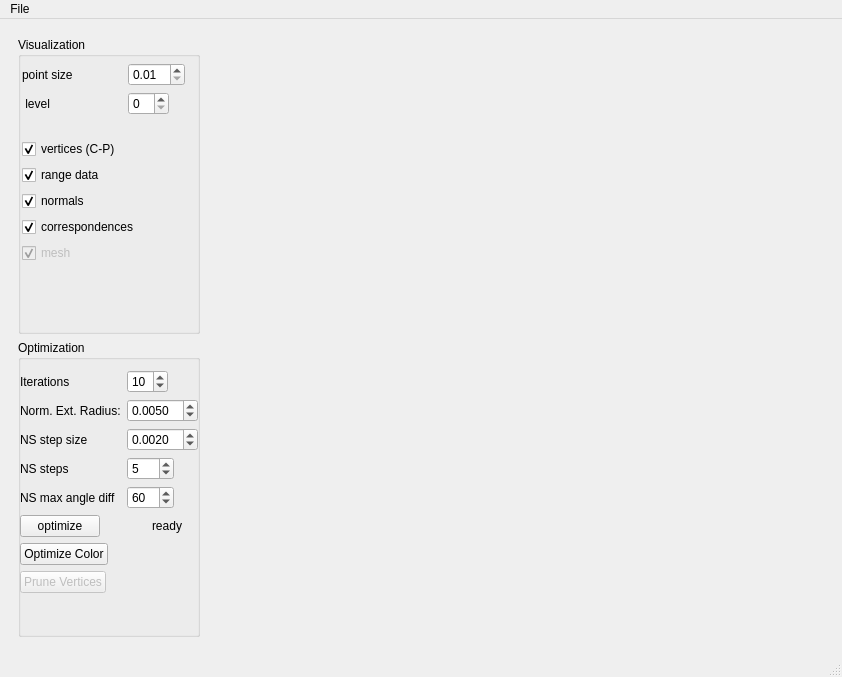
<?xml version="1.0" encoding="UTF-8"?>
<ui version="4.0">
 <class>MainWindow</class>
 <widget class="QMainWindow" name="MainWindow">
  <property name="geometry">
   <rect>
    <x>0</x>
    <y>0</y>
    <width>842</width>
    <height>677</height>
   </rect>
  </property>
  <property name="windowTitle">
   <string>Sparse Surface Adjustment 3D Viewer</string>
  </property>
  <widget class="QWidget" name="centralwidget">
   <layout class="QHBoxLayout" name="horizontalLayout">
    <item>
     <widget class="QWidget" name="widget_2" native="true">
      <property name="maximumSize">
       <size>
        <width>200</width>
        <height>16777215</height>
       </size>
      </property>
      <layout class="QVBoxLayout" name="verticalLayout_2">
       <item>
        <layout class="QVBoxLayout" name="verticalLayout">
         <item>
          <widget class="QGroupBox" name="groupBox_2">
           <property name="title">
            <string>Visualization</string>
           </property>
           <widget class="QWidget" name="layoutWidget">
            <property name="geometry">
             <rect>
              <x>4</x>
              <y>26</y>
              <width>181</width>
              <height>200</height>
             </rect>
            </property>
            <layout class="QVBoxLayout" name="verticalLayout_4">
             <item>
              <layout class="QFormLayout" name="formLayout_2">
               <property name="fieldGrowthPolicy">
                <enum>QFormLayout::ExpandingFieldsGrow</enum>
               </property>
               <item row="0" column="1">
                <widget class="QDoubleSpinBox" name="doubleSpinBox_2">
                 <property name="minimum">
                  <double>0.010000000000000</double>
                 </property>
                 <property name="singleStep">
                  <double>0.010000000000000</double>
                 </property>
                </widget>
               </item>
               <item row="0" column="0">
                <widget class="QLabel" name="label_3">
                 <property name="minimumSize">
                  <size>
                   <width>100</width>
                   <height>0</height>
                  </size>
                 </property>
                 <property name="text">
                  <string>point size</string>
                 </property>
                </widget>
               </item>
               <item row="1" column="0">
                <widget class="QLabel" name="label_7">
                 <property name="minimumSize">
                  <size>
                   <width>100</width>
                   <height>0</height>
                  </size>
                 </property>
                 <property name="text">
                  <string> level</string>
                 </property>
                </widget>
               </item>
               <item row="1" column="1">
                <widget class="QSpinBox" name="spinBox_2"/>
               </item>
              </layout>
             </item>
             <item>
              <layout class="QVBoxLayout" name="verticalLayout_3">
               <item>
                <widget class="QCheckBox" name="checkBox">
                 <property name="text">
                  <string>vertices (C-P)</string>
                 </property>
                 <property name="shortcut">
                  <string>Ctrl+P</string>
                 </property>
                 <property name="checked">
                  <bool>true</bool>
                 </property>
                </widget>
               </item>
               <item>
                <widget class="QCheckBox" name="checkBox_2">
                 <property name="text">
                  <string>range data</string>
                 </property>
                 <property name="shortcut">
                  <string>Ctrl+L</string>
                 </property>
                 <property name="checked">
                  <bool>true</bool>
                 </property>
                </widget>
               </item>
               <item>
                <widget class="QCheckBox" name="checkBox_4">
                 <property name="text">
                  <string>normals</string>
                 </property>
                 <property name="checked">
                  <bool>true</bool>
                 </property>
                </widget>
               </item>
               <item>
                <widget class="QCheckBox" name="checkBox_5">
                 <property name="text">
                  <string>correspondences</string>
                 </property>
                 <property name="checked">
                  <bool>true</bool>
                 </property>
                </widget>
               </item>
               <item>
                <widget class="QCheckBox" name="checkBox_3">
                 <property name="enabled">
                  <bool>false</bool>
                 </property>
                 <property name="text">
                  <string>mesh</string>
                 </property>
                 <property name="shortcut">
                  <string>Ctrl+G</string>
                 </property>
                 <property name="checked">
                  <bool>true</bool>
                 </property>
                </widget>
               </item>
              </layout>
             </item>
            </layout>
           </widget>
          </widget>
         </item>
         <item>
          <widget class="QGroupBox" name="groupBox">
           <property name="title">
            <string>Optimization</string>
           </property>
           <widget class="QWidget" name="layoutWidget">
            <property name="geometry">
             <rect>
              <x>2</x>
              <y>30</y>
              <width>199</width>
              <height>281</height>
             </rect>
            </property>
            <layout class="QFormLayout" name="formLayout">
             <property name="fieldGrowthPolicy">
              <enum>QFormLayout::ExpandingFieldsGrow</enum>
             </property>
             <item row="0" column="0">
              <widget class="QLabel" name="label">
               <property name="minimumSize">
                <size>
                 <width>100</width>
                 <height>0</height>
                </size>
               </property>
               <property name="text">
                <string>Iterations</string>
               </property>
              </widget>
             </item>
             <item row="0" column="1">
              <widget class="QSpinBox" name="spinBox">
               <property name="minimum">
                <number>1</number>
               </property>
               <property name="value">
                <number>10</number>
               </property>
              </widget>
             </item>
             <item row="1" column="0">
              <widget class="QLabel" name="label_2">
               <property name="minimumSize">
                <size>
                 <width>100</width>
                 <height>0</height>
                </size>
               </property>
               <property name="text">
                <string>Norm. Ext. Radius:</string>
               </property>
              </widget>
             </item>
             <item row="1" column="1">
              <widget class="QDoubleSpinBox" name="doubleSpinBox">
               <property name="decimals">
                <number>4</number>
               </property>
               <property name="minimum">
                <double>0.000100000000000</double>
               </property>
               <property name="maximum">
                <double>10.000000000000000</double>
               </property>
               <property name="singleStep">
                <double>0.001000000000000</double>
               </property>
               <property name="value">
                <double>0.005000000000000</double>
               </property>
              </widget>
             </item>
             <item row="8" column="0">
              <widget class="QPushButton" name="pushButton">
               <property name="maximumSize">
                <size>
                 <width>100</width>
                 <height>16777215</height>
                </size>
               </property>
               <property name="text">
                <string>optimize</string>
               </property>
               <property name="shortcut">
                <string>O</string>
               </property>
              </widget>
             </item>
             <item row="8" column="1">
              <widget class="QLabel" name="stateLabel">
               <property name="minimumSize">
                <size>
                 <width>80</width>
                 <height>0</height>
                </size>
               </property>
               <property name="text">
                <string>ready</string>
               </property>
               <property name="alignment">
                <set>Qt::AlignCenter</set>
               </property>
               <property name="margin">
                <number>4</number>
               </property>
              </widget>
             </item>
             <item row="3" column="0">
              <widget class="QLabel" name="label_4">
               <property name="minimumSize">
                <size>
                 <width>100</width>
                 <height>0</height>
                </size>
               </property>
               <property name="text">
                <string>NS step size</string>
               </property>
              </widget>
             </item>
             <item row="3" column="1">
              <widget class="QDoubleSpinBox" name="doubleSpinBox_3">
               <property name="decimals">
                <number>4</number>
               </property>
               <property name="minimum">
                <double>0.000100000000000</double>
               </property>
               <property name="maximum">
                <double>10.000000000000000</double>
               </property>
               <property name="singleStep">
                <double>0.001000000000000</double>
               </property>
               <property name="value">
                <double>0.002000000000000</double>
               </property>
              </widget>
             </item>
             <item row="5" column="0">
              <widget class="QLabel" name="label_5">
               <property name="minimumSize">
                <size>
                 <width>100</width>
                 <height>0</height>
                </size>
               </property>
               <property name="text">
                <string>NS steps</string>
               </property>
              </widget>
             </item>
             <item row="5" column="1">
              <widget class="QDoubleSpinBox" name="doubleSpinBox_4">
               <property name="decimals">
                <number>0</number>
               </property>
               <property name="minimum">
                <double>0.000000000000000</double>
               </property>
               <property name="maximum">
                <double>100.000000000000000</double>
               </property>
               <property name="singleStep">
                <double>1.000000000000000</double>
               </property>
               <property name="value">
                <double>5.000000000000000</double>
               </property>
              </widget>
             </item>
             <item row="7" column="0">
              <widget class="QLabel" name="label_6">
               <property name="minimumSize">
                <size>
                 <width>100</width>
                 <height>0</height>
                </size>
               </property>
               <property name="text">
                <string>NS max angle diff</string>
               </property>
              </widget>
             </item>
             <item row="7" column="1">
              <widget class="QDoubleSpinBox" name="doubleSpinBox_5">
               <property name="decimals">
                <number>0</number>
               </property>
               <property name="minimum">
                <double>0.000000000000000</double>
               </property>
               <property name="maximum">
                <double>360.000000000000000</double>
               </property>
               <property name="singleStep">
                <double>1.000000000000000</double>
               </property>
               <property name="value">
                <double>60.000000000000000</double>
               </property>
              </widget>
             </item>
             <item row="10" column="0">
              <widget class="QPushButton" name="pushButton_3">
               <property name="enabled">
                <bool>true</bool>
               </property>
               <property name="maximumSize">
                <size>
                 <width>100</width>
                 <height>16777215</height>
                </size>
               </property>
               <property name="text">
                <string>Optimize Color</string>
               </property>
               <property name="shortcut">
                <string>O</string>
               </property>
              </widget>
             </item>
             <item row="11" column="0">
              <widget class="QPushButton" name="pushButton_2">
               <property name="enabled">
                <bool>false</bool>
               </property>
               <property name="maximumSize">
                <size>
                 <width>100</width>
                 <height>16777215</height>
                </size>
               </property>
               <property name="text">
                <string>Prune Vertices</string>
               </property>
               <property name="shortcut">
                <string>O</string>
               </property>
              </widget>
             </item>
            </layout>
           </widget>
          </widget>
         </item>
        </layout>
       </item>
      </layout>
     </widget>
    </item>
    <item>
     <widget class="ssa::SSA3DglWidget" name="ssaGLWidget" native="true">
      <property name="maximumSize">
       <size>
        <width>16777215</width>
        <height>16777215</height>
       </size>
      </property>
     </widget>
    </item>
   </layout>
  </widget>
  <widget class="QMenuBar" name="menubar">
   <property name="geometry">
    <rect>
     <x>0</x>
     <y>0</y>
     <width>842</width>
     <height>21</height>
    </rect>
   </property>
   <widget class="QMenu" name="menuFile">
    <property name="title">
     <string>File</string>
    </property>
    <addaction name="actionOpen"/>
    <addaction name="actionSave"/>
    <addaction name="separator"/>
    <addaction name="actionQuit"/>
    <addaction name="actionSave_FMap"/>
   </widget>
   <addaction name="menuFile"/>
  </widget>
  <widget class="QStatusBar" name="statusbar"/>
  <action name="actionOpen">
   <property name="text">
    <string>Open</string>
   </property>
   <property name="shortcut">
    <string>Alt+O</string>
   </property>
   <property name="softKeyRole">
    <enum>QAction::NoSoftKey</enum>
   </property>
  </action>
  <action name="actionSave">
   <property name="text">
    <string>Save</string>
   </property>
   <property name="shortcut">
    <string>Alt+S</string>
   </property>
  </action>
  <action name="actionQuit">
   <property name="text">
    <string>Quit</string>
   </property>
   <property name="shortcut">
    <string>Alt+Q</string>
   </property>
  </action>
  <action name="actionSave_FMap">
   <property name="text">
    <string>Save FMap</string>
   </property>
  </action>
 </widget>
 <customwidgets>
  <customwidget>
   <class>ssa::SSA3DglWidget</class>
   <extends>QWidget</extends>
   <header>ssa/apps/ssa_viewer_3d/ssa_3d_qglviewer_widget.h</header>
   <container>1</container>
   <slots>
    <slot>setOptimize()</slot>
    <slot>setIterations(int)</slot>
    <slot>setDAMaxDist(double)</slot>
    <slot>setPointSize(double)</slot>
    <slot>openFile()</slot>
    <slot>setStrategie(int)</slot>
    <slot>setDrawVertices(int)</slot>
    <slot>setDrawLandmarkVertices(int)</slot>
    <slot>setDrawNormals(int)</slot>
    <slot>setDrawCorrespondences(int)</slot>
    <slot>setDrawMesh(int)</slot>
    <slot>setDrawGrid(int)</slot>
    <slot>saveFile()</slot>
    <slot>saveFMap()</slot>
    <slot>prune()</slot>
    <slot>solveDA()</slot>
    <slot>setDrawLevel(int)</slot>
    <slot>Gen3DObjectList_update()</slot>
   </slots>
  </customwidget>
 </customwidgets>
 <resources/>
 <connections>
  <connection>
   <sender>actionQuit</sender>
   <signal>activated()</signal>
   <receiver>MainWindow</receiver>
   <slot>close()</slot>
   <hints>
    <hint type="sourcelabel">
     <x>-1</x>
     <y>-1</y>
    </hint>
    <hint type="destinationlabel">
     <x>399</x>
     <y>299</y>
    </hint>
   </hints>
  </connection>
  <connection>
   <sender>pushButton</sender>
   <signal>clicked()</signal>
   <receiver>ssaGLWidget</receiver>
   <slot>setOptimize()</slot>
   <hints>
    <hint type="sourcelabel">
     <x>65</x>
     <y>95</y>
    </hint>
    <hint type="destinationlabel">
     <x>497</x>
     <y>338</y>
    </hint>
   </hints>
  </connection>
  <connection>
   <sender>spinBox</sender>
   <signal>valueChanged(int)</signal>
   <receiver>ssaGLWidget</receiver>
   <slot>setIterations(int)</slot>
   <hints>
    <hint type="sourcelabel">
     <x>138</x>
     <y>39</y>
    </hint>
    <hint type="destinationlabel">
     <x>497</x>
     <y>338</y>
    </hint>
   </hints>
  </connection>
  <connection>
   <sender>doubleSpinBox_2</sender>
   <signal>valueChanged(double)</signal>
   <receiver>ssaGLWidget</receiver>
   <slot>setPointSize(double)</slot>
   <hints>
    <hint type="sourcelabel">
     <x>142</x>
     <y>59</y>
    </hint>
    <hint type="destinationlabel">
     <x>522</x>
     <y>338</y>
    </hint>
   </hints>
  </connection>
  <connection>
   <sender>actionOpen</sender>
   <signal>activated()</signal>
   <receiver>ssaGLWidget</receiver>
   <slot>openFile()</slot>
   <hints>
    <hint type="sourcelabel">
     <x>-1</x>
     <y>-1</y>
    </hint>
    <hint type="destinationlabel">
     <x>522</x>
     <y>338</y>
    </hint>
   </hints>
  </connection>
  <connection>
   <sender>checkBox</sender>
   <signal>stateChanged(int)</signal>
   <receiver>ssaGLWidget</receiver>
   <slot>setDrawVertices(int)</slot>
   <hints>
    <hint type="sourcelabel">
     <x>96</x>
     <y>89</y>
    </hint>
    <hint type="destinationlabel">
     <x>522</x>
     <y>338</y>
    </hint>
   </hints>
  </connection>
  <connection>
   <sender>checkBox_2</sender>
   <signal>stateChanged(int)</signal>
   <receiver>ssaGLWidget</receiver>
   <slot>setDrawLandmarkVertices(int)</slot>
   <hints>
    <hint type="sourcelabel">
     <x>89</x>
     <y>117</y>
    </hint>
    <hint type="destinationlabel">
     <x>522</x>
     <y>338</y>
    </hint>
   </hints>
  </connection>
  <connection>
   <sender>checkBox_3</sender>
   <signal>stateChanged(int)</signal>
   <receiver>ssaGLWidget</receiver>
   <slot>setDrawMesh(int)</slot>
   <hints>
    <hint type="sourcelabel">
     <x>66</x>
     <y>151</y>
    </hint>
    <hint type="destinationlabel">
     <x>522</x>
     <y>338</y>
    </hint>
   </hints>
  </connection>
  <connection>
   <sender>checkBox_4</sender>
   <signal>stateChanged(int)</signal>
   <receiver>ssaGLWidget</receiver>
   <slot>setDrawNormals(int)</slot>
   <hints>
    <hint type="sourcelabel">
     <x>108</x>
     <y>151</y>
    </hint>
    <hint type="destinationlabel">
     <x>522</x>
     <y>338</y>
    </hint>
   </hints>
  </connection>
  <connection>
   <sender>checkBox_5</sender>
   <signal>stateChanged(int)</signal>
   <receiver>ssaGLWidget</receiver>
   <slot>setDrawCorrespondences(int)</slot>
   <hints>
    <hint type="sourcelabel">
     <x>101</x>
     <y>181</y>
    </hint>
    <hint type="destinationlabel">
     <x>522</x>
     <y>338</y>
    </hint>
   </hints>
  </connection>
  <connection>
   <sender>actionSave</sender>
   <signal>activated()</signal>
   <receiver>ssaGLWidget</receiver>
   <slot>saveFile()</slot>
   <hints>
    <hint type="sourcelabel">
     <x>-1</x>
     <y>-1</y>
    </hint>
    <hint type="destinationlabel">
     <x>522</x>
     <y>338</y>
    </hint>
   </hints>
  </connection>
  <connection>
   <sender>actionSave_FMap</sender>
   <signal>activated()</signal>
   <receiver>ssaGLWidget</receiver>
   <slot>saveFMap()</slot>
   <hints>
    <hint type="sourcelabel">
     <x>-1</x>
     <y>-1</y>
    </hint>
    <hint type="destinationlabel">
     <x>522</x>
     <y>338</y>
    </hint>
   </hints>
  </connection>
  <connection>
   <sender>doubleSpinBox</sender>
   <signal>valueChanged(double)</signal>
   <receiver>ssaGLWidget</receiver>
   <slot>setDAMaxDist(double)</slot>
   <hints>
    <hint type="sourcelabel">
     <x>142</x>
     <y>68</y>
    </hint>
    <hint type="destinationlabel">
     <x>522</x>
     <y>338</y>
    </hint>
   </hints>
  </connection>
  <connection>
   <sender>pushButton_3</sender>
   <signal>clicked()</signal>
   <receiver>ssaGLWidget</receiver>
   <slot>solveDA()</slot>
   <hints>
    <hint type="sourcelabel">
     <x>78</x>
     <y>562</y>
    </hint>
    <hint type="destinationlabel">
     <x>522</x>
     <y>338</y>
    </hint>
   </hints>
  </connection>
  <connection>
   <sender>pushButton_2</sender>
   <signal>clicked()</signal>
   <receiver>ssaGLWidget</receiver>
   <slot>prune()</slot>
   <hints>
    <hint type="sourcelabel">
     <x>64</x>
     <y>590</y>
    </hint>
    <hint type="destinationlabel">
     <x>522</x>
     <y>338</y>
    </hint>
   </hints>
  </connection>
  <connection>
   <sender>spinBox_2</sender>
   <signal>valueChanged(int)</signal>
   <receiver>ssaGLWidget</receiver>
   <slot>setDrawLevel(int)</slot>
   <hints>
    <hint type="sourcelabel">
     <x>144</x>
     <y>96</y>
    </hint>
    <hint type="destinationlabel">
     <x>522</x>
     <y>338</y>
    </hint>
   </hints>
  </connection>
  <connection>
   <sender>spinBox_2</sender>
   <signal>editingFinished()</signal>
   <receiver>ssaGLWidget</receiver>
   <slot>Gen3DObjectList_update()</slot>
   <hints>
    <hint type="sourcelabel">
     <x>144</x>
     <y>96</y>
    </hint>
    <hint type="destinationlabel">
     <x>522</x>
     <y>338</y>
    </hint>
   </hints>
  </connection>
 </connections>
</ui>
